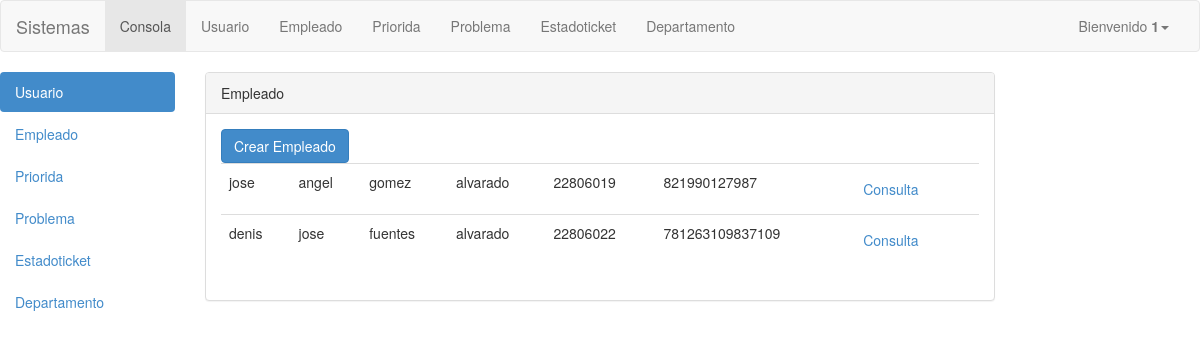
The app's page /ProyectoPR4/empleado/empleado.php (signed in) with its own data.
### tables this page shows
CREATE TABLE IF NOT EXISTS `persona` (
  `idpersona` int(11) NOT NULL AUTO_INCREMENT,
  `nombre` varchar(45) NOT NULL,
  `Snombre` varchar(45) DEFAULT NULL,
  `apellido` varchar(45) NOT NULL,
  `Sapellido` varchar(45) DEFAULT NULL,
  `telefono` varchar(45) NOT NULL,
  `documento` varchar(45) DEFAULT NULL,
  `login_idlogin` int(11) NOT NULL,
  `departamento_iddepartamento` int(11) NOT NULL,
  PRIMARY KEY (`idpersona`,`login_idlogin`,`departamento_iddepartamento`),
  KEY `fk_persona_departamento1_idx` (`departamento_iddepartamento`),
  KEY `fk_persona_login1_idx` (`login_idlogin`)
);

### ProyectoPR4/empleado/empleado.php (the view, shortened to what this page needs)
<!DOCTYPE html>
<html lang="en">
<head>
	<LINK rel="stylesheet" HREF="../../ProyectoPR4/css/bootstrap-3.2.0-dist/css/bootstrap.css"  >
</head>
<body>
<?php
include("../include/menu.php");
?>
<div class="row">
 <div class="col-md-2">
   <?php
include("../include/menulateral.php");
    ?>
 </div>
  <div class="col-md-8">
  	<div class="panel panel-default">
  <div class="panel-heading">Empleado</div>
  <div class="panel-body">
  <div><button type="button" class="btn btn-primary" data-toggle="modal" data-target=".bs-example-modal-lg">Crear Empleado</button></div>
  <table class="table">
  <?php
$result= mysql_query("select  p.idpersona,p.nombre,p.Snombre, p.apellido, p.Sapellido, p.telefono,p.documento from persona as p inner join login as l on p.login_idlogin=l.idlogin inner join rol as r on l.rol_idrol=r.idrol where r.idrol=1");
while ($row=mysql_fetch_array($result)) {
?>
<tr>
  <td><?php echo$row["nombre"]  ?></td>
  <td><?php echo$row["Snombre"]  ?></td>
  <td><?php echo$row["apellido"]  ?></td>
  <td><?php echo$row["Sapellido"]  ?></td>
  <td><?php echo$row["telefono"]  ?></td>
   <td><?php echo$row["documento"]  ?></td>
 <td><form  id="updateCita" method="GET" action="updateempleado.php ">
<input type="submit" name="cmdguardar" class="btn btn-link" value="Consulta" POST="SUMIT"/>
</form></td>
</tr>
<?php
}
?>
</table>
</div>
  </div>
</div>
</body>
</html>

### ProyectoPR4/include/menu.php (shortened to what this page needs)
<!DOCTYPE html>
<html lang="en">
<head>
    <LINK rel="stylesheet" HREF="../../ProyectoPR4/css/bootstrap-3.2.0-dist/css/bootstrap.css"  >
</head>
<body>
<nav class="navbar navbar-default" role="navigation">
    <div class="container-fluid">
        <div class="navbar-header">
            <a class="navbar-brand" href="#">Sistemas</a>
        </div>
        <div class="collapse navbar-collapse" id="bs-example-navbar-collapse-1">
            <ul class="nav navbar-nav">
                <li class="active"><a href="../empleado/console.php">Consola<span class="sr-only">(current)</span></a></li>
                <li><a href="../empleado/usuario.php">Usuario</a></li>
                <li><a href="../empleado/empleado.php">Empleado</a></li>
                <li><a href="../empleado/priorida.php">Priorida</a></li>
                <li><a href="../empleado/problema.php">Problema</a></li>
                <li><a href="../empleado/estadoticket.php">Estadoticket</a></li>
                <li><a href="../empleado/departamento.php">Departamento</a></li>
            </ul>
            <ul class="nav navbar-nav navbar-right">
                <li class="dropdown">
                    <?php
                    if (!empty($_SESSION['userid'])) {
                        echo "<a href='#' class='dropdown-toggle' data-toggle='dropdown'>Bienvenido <b>". $_SESSION['userid']. "</b><span class='caret'></span></a>";
                    } else {
                        header("Location: ../index.php");
                    }
                    ?>
                </li>
            </ul>
        </div>
    </div>
</nav></nav>
</body>
</html>

### ProyectoPR4/include/menulateral.php (shortened to what this page needs)
<!DOCTYPE html>
<html lang="en">
<head>
    <LINK rel="stylesheet" HREF="../../ProyectoPR4/css/bootstrap-3.2.0-dist/css/bootstrap.css"  >
</head>
<body>
<ul class="nav nav-pills nav-stacked">
    <li role="presentation" class="active"> <a href="../empleado/usuario.php">Usuario</a></li>
    <li role="presentation"><a href="../empleado/empleado.php">Empleado</a></li>
    <li role="presentation" ><a href="../empleado/priorida.php">Priorida</a></li>
    <li role="presentation"><a href="../empleado/problema.php">Problema</a></li>
    <li><a href="../empleado/estadoticket.php">Estadoticket</a></li>
    <li><a href="../empleado/departamento.php">Departamento</a></li>
</ul>
</body>
</html>

### records on screen
persona: nombre "jose", Snombre "angel", apellido "gomez", Sapellido "alvarado", telefono "22806019", documento "821990127987"
persona: nombre "denis", Snombre "jose", apellido "fuentes", Sapellido "alvarado", telefono "22806022", documento "781263109837109"

### other values on screen
$_SESSION['userid'] "1"
